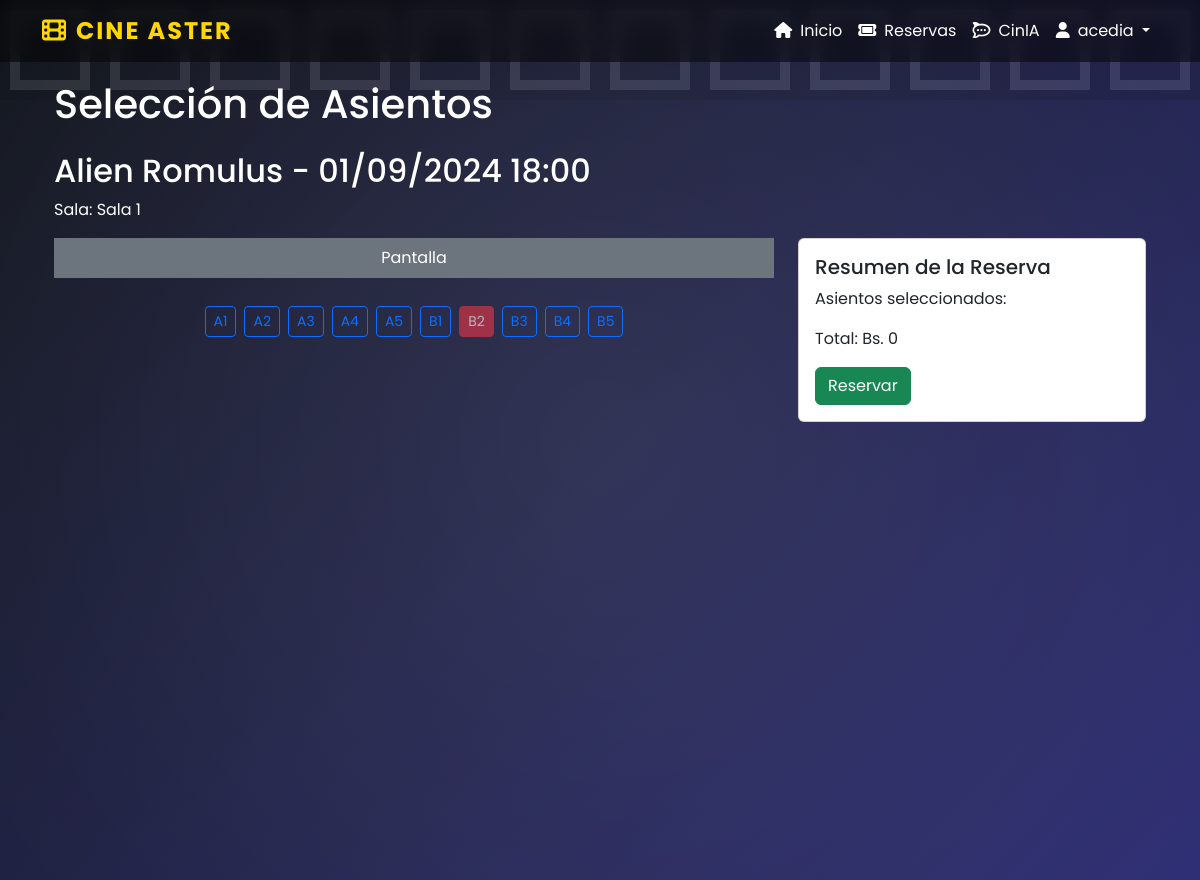
Page /funcion/15/seleccion-asientos/ (signed in) on the committed database.
### Cine/models.py (models this page shows, shortened)
class Funcion(models.Model):
    IdFuncion = models.AutoField(primary_key=True)
    IdPelicula = models.ForeignKey(Pelicula, on_delete=models.CASCADE)
    IdSala = models.ForeignKey(Sala, on_delete=models.CASCADE)
    Horario = models.DateTimeField()
    Precio = models.PositiveIntegerField()

class Pelicula(models.Model):
    Titulo = models.CharField(max_length=100)
    Descripcion = models.TextField(default="Pelicula")
    Lanzamiento = models.DateField()
    Clasificacion = models.ForeignKey(Clasificacion, on_delete=models.CASCADE)
    Duracion = models.IntegerField()
    Genero = models.ManyToManyField(Genero)
    Portada = models.ImageField(upload_to='cine/media/')
    Trailer = models.CharField(max_length=400)

class Sala(models.Model):
    IdSala = models.AutoField(primary_key=True)
    Nombre = models.CharField(max_length=100)
    Formato = models.ForeignKey(Formato, on_delete=models.CASCADE)
    Estado = models.BooleanField(default=True)

class Asiento(models.Model):
    IdAsiento = models.AutoField(primary_key=True)
    IdSala = models.ForeignKey(Sala, on_delete=models.CASCADE)
    Numero = models.PositiveIntegerField()
    Fila = models.CharField(max_length=3)
    Estado = models.BooleanField(default=True)

### Cine/views.py (the view)
# urls.py: path('funcion/<int:funcion_id>/seleccion-asientos/', views.seleccion_asientos, name='seleccion_asientos'),
@login_required
def seleccion_asientos(request, funcion_id):
    funcion = Funcion.objects.get(IdFuncion=funcion_id)
    asientos = Asiento.objects.filter(IdSala=funcion.IdSala)
    asientos_reservados = Reserva.asientos_reservados(funcion_id).values_list('pk', flat=True)
    context = {
        'funcion': funcion,
        'asientos': asientos,
        'asientos_reservados': list(asientos_reservados)
    }
    return render(request, 'cine/seleccionar_asientos.html', context)

### Cine/models.py (called while the page is built)
    @staticmethod
    def asientos_reservados(funcion_id):
        return Asiento.objects.filter(reserva__IdFuncion_id=funcion_id).values_list('pk', flat=True)

### Cine/templates/cine/seleccionar_asientos.html (shortened to what this page needs)
{% extends 'base.html' %}
{% block content %}
<div class="container mt-5">
    <h1 class="mb-4">Selección de Asientos</h1>
    <h2>{{ funcion.IdPelicula.Titulo }} - {{ funcion.Horario|date:"d/m/Y H:i" }}</h2>
    <p>Sala: {{ funcion.IdSala.Nombre }}</p>
    <div class="row mb-4">
        <div class="col-md-8">
            <div class="screen mb-4 text-center p-2 bg-secondary text-white">Pantalla</div>
            <div id="asientos" class="d-flex flex-wrap justify-content-center">
                {% for asiento in asientos %}
                    <div class="m-1">
                        <button class="btn btn-sm {% if asiento.IdAsiento in asientos_reservados %}btn-danger disabled{% else %}btn-outline-primary{% endif %}"
                                data-asiento-id="{{ asiento.IdAsiento }}"
                                onclick="toggleAsiento(this)">
                            {{ asiento.Fila }}{{ asiento.Numero }}
                        </button>
                    </div>
                {% endfor %}
            </div>
        </div>
        <div class="col-md-4">
            <div class="card">
                <div class="card-body">
                    <h5 class="card-title">Resumen de la Reserva</h5>
                    <p>Asientos seleccionados: </p>
                    <p>Total: Bs. <span id="total">0</span></p>
                    <button class="btn btn-success" onclick="reservar()">Reservar</button>
                </div>
            </div>
        </div>
    </div>
</div>
{% endblock %}

### Cine/templates/base.html (shortened to what this page needs)
<!doctype html>
<html lang="es">
<head>
    <link href="https://cdn.jsdelivr.net/npm/bootstrap@5.3.3/dist/css/bootstrap.min.css" rel="stylesheet">
    <link rel="stylesheet" href="https://cdnjs.cloudflare.com/ajax/libs/font-awesome/6.4.0/css/all.min.css">
    <link href="https://cdn.jsdelivr.net/npm/sweetalert2@11.7.5/dist/sweetalert2.min.css" rel="stylesheet">
</head>
<body>
    <div class="film-strip"></div>
    <div class="spotlight"></div>
    <header>
        <nav class="navbar navbar-expand-lg fixed-top">
            <div class="container">
                <a class="navbar-brand" href="{% url 'iniciov2'%}">
                    <i class="fa-solid fa-film me-2"></i>Cine Aster
                </a>
                <div class="collapse navbar-collapse" id="navbarNav">
                    <ul class="navbar-nav ms-auto">
                        <li class="nav-item">
                            <a class="nav-link" href="{% url 'iniciov2'%}"><i class="fa-solid fa-home me-2"></i>Inicio</a>
                        </li>
                        {% if user.is_authenticated %}
                            <li class="nav-item">
                                <a class="nav-link" href=" {% url 'reservas_usuario' %} "><i class="fa-solid fa-ticket me-2"></i>Reservas</a>
                            </li>
                            <li>
                                <a class="nav-link" href="{% url 'chatia' %}"><i class="fa-brands fa-rocketchat me-2"></i>CinIA</a>
                            </li>
                            <li class="nav-item dropdown">
                                <a class="nav-link dropdown-toggle" href="#" id="navbarDropdown" role="button" data-bs-toggle="dropdown" aria-expanded="false">
                                    <i class="fa-solid fa-user me-2"></i>{{ user.username }}
                                </a>
                            </li>
                        {% endif %}
                    </ul>
                </div>
            </div>
        </nav>
    </header>
    <main class="container main-content" style="margin-top: 80px">
        {% block content %}
        {% endblock %}
    </main>
</body>
</html>

### Cine/templates/base.html (style rules this page uses)
body { font-family: 'Poppins', sans-serif; background: linear-gradient(135deg, #0d1117 0%, #2a2a72 100%); color: #ffffff; min-height: 100vh; }
.navbar { background-color: rgba(0, 0, 0, 0.5); backdrop-filter: blur(10px); transition: all 0.3s ease; }
.navbar-brand { font-size: 1.5rem; font-weight: 700; color: #ffd700; text-transform: uppercase; letter-spacing: 2px; }
.nav-link { color: #ffffff; transition: color 0.3s ease; }
.film-strip { position: fixed; top: 0; left: 0; width: 100%; height: 100px; background-repeat: repeat-x; opacity: 0.1; animation: filmStrip 20s linear infinite; }
.main-content { position: relative; z-index: 1; }
.spotlight { position: fixed; top: -50%; left: -50%; width: 200%; height: 200%; background: radial-gradient(circle at center, rgba(255,255,255,0.1) 0%, rgba(255,255,255,0) 70%); animation: spotlight 10s infinite alternate; pointer-events: none; }

### rows in the picture
Funcion: IdPelicula.Titulo "Alien Romulus", Horario "01/09/2024 18:00", IdSala.Nombre "Sala 1"
Asiento: Fila "A", Numero "1"
Asiento: Fila "A", Numero "2"
Asiento: Fila "A", Numero "3"
Asiento: Fila "A", Numero "4"
Asiento: Fila "A", Numero "5"
Asiento: Fila "B", Numero "1"
Asiento: Fila "B", Numero "2"
Asiento: Fila "B", Numero "3"
Asiento: Fila "B", Numero "4"
Asiento: Fila "B", Numero "5"

### other values in the picture
{{ user.username }} "acedia"
